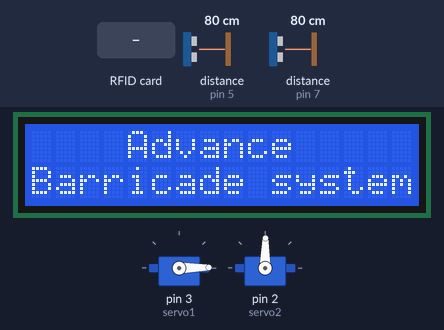
The sketch below on a simulated Arduino Uno, built with avr-gcc and run on an emulated ATmega328P. On the bench: 16×2 character LCD, 2 × servo. The test bench sets the inputs (shaded band); at power-on: distance to the obstacle (sensors on pin 5, pin 7) 80 cm. The echo pulse lasts 58.3 µs per cm; what the sketch prints to the serial monitor is not drawn.

Above: at 1.3 s.
1.4 s: RFID card 07 DA 60 52 held to the reader
At 2.2 s:
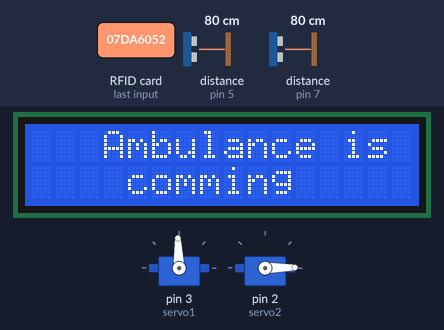
At 3.3 s:
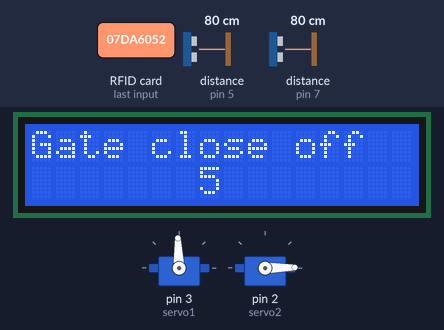
Timing chart, 0 to 9.1 s (numbered marks = the images above; inputs shaded):
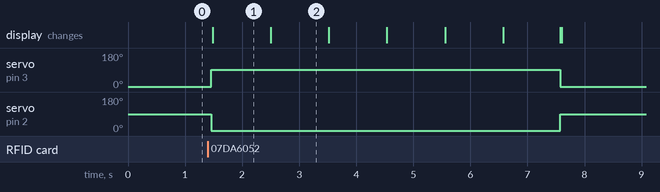

Measured:
- after the input at 1.4 s, servo on pin 3 (servo1): 1° → 92° after 0.06 s, → 1° 6.1 s later; servo on pin 2 (servo2): 89° → 1° after 0.06 s, → 89° 6.1 s later; the display: changes after 0.08 s (image 1)
- what the display in image 1 shows lasts 1.0 s, from 1.5 s to 2.5 s

The sketch:

code.ino
```cpp
#include <Servo.h>
#include <LiquidCrystal_I2C.h>
#include <SPI.h>
#include <MFRC522.h>

#define SS_PIN 10
#define RST_PIN 9
#define trigPin1 6
#define echoPin1 7
#define trigPin2 4
#define echoPin2 5
#define A ("Gate close off")
String UID = "07 DA 60 52";
byte lock = 0;


Servo servo1;
Servo servo2;
LiquidCrystal_I2C lcd(0x27, 16, 2);
MFRC522 rfid(SS_PIN, RST_PIN);
long duration1, duration2;
int distance1, distance2;


void setup() {
  pinMode(trigPin1, OUTPUT);
  pinMode(echoPin1, INPUT);
  pinMode(trigPin2, OUTPUT);
  pinMode(echoPin2, INPUT);
  Serial.begin(9600);
  servo1.write(1);
  servo2.write(89);
  lcd.init();
  lcd.backlight();
  servo1.attach(3);
  servo2.attach(2);
  SPI.begin();
  rfid.PCD_Init();
}

void loop() {
  lcd.setCursor(4, 0);
  lcd.print("Advance");
  lcd.setCursor(0, 1);
  lcd.print("Barricade system");

  if ( ! rfid.PICC_IsNewCardPresent())
    return;
  if ( ! rfid.PICC_ReadCardSerial())
    return;

  lcd.clear();
  lcd.setCursor(0, 0);
  lcd.print("Scanning");
  Serial.print("NUID tag is :");
  String ID = "";
  for (byte i = 0; i < rfid.uid.size; i++) {
    lcd.print(".");
    ID.concat(String(rfid.uid.uidByte[i] < 0x10 ? " 0" : " "));
    ID.concat(String(rfid.uid.uidByte[i], HEX));
    delay(0);
  }
  ID.toUpperCase();
  if (ID.substring(1) == UID) {
      distance1 = measureDistance(trigPin1, echoPin1);

      // Measure distance using the second ultrasonic sensor
      distance2 = measureDistance(trigPin2, echoPin2);

      // Print distances to Serial Monitor
      Serial.print("Distance 1: ");
      Serial.print(distance1);
      Serial.print(" cm | Distance 2: ");
      Serial.print(distance2);
      Serial.println(" cm");

      if (distance1 > 8 and distance2 > 8) {
        servo1.write(92);
        servo2.write(1);
        lcd.clear();
        lcd.setCursor(3,0);
        lcd.print("Ambulance is");
        lcd.setCursor(4,1);
        lcd.print("comming");
        delay(1000);
        lcd.clear();
        for (int B = 5; B >= 1; B--) {
          lcd.setCursor(0,0);
          lcd.print(A);
          lcd.setCursor(7,1);
          lcd.print(B);
          delay(1000);
          lcd.clear();
        }
          servo1.write(1);
          servo2.write(89);
      }
  }
  else {
      lcd.clear();
      lcd.setCursor(0,0);
      lcd.print(" ");
      delay(0);
      lcd.clear();
  }

}
int measureDistance(int trigPin, int echoPin) {
  digitalWrite(trigPin, LOW);
  delayMicroseconds(2);
  digitalWrite(trigPin, HIGH);
  delayMicroseconds(10);
  digitalWrite(trigPin, LOW);

  return pulseIn(echoPin, HIGH) * 0.0343 / 2;
}
```
